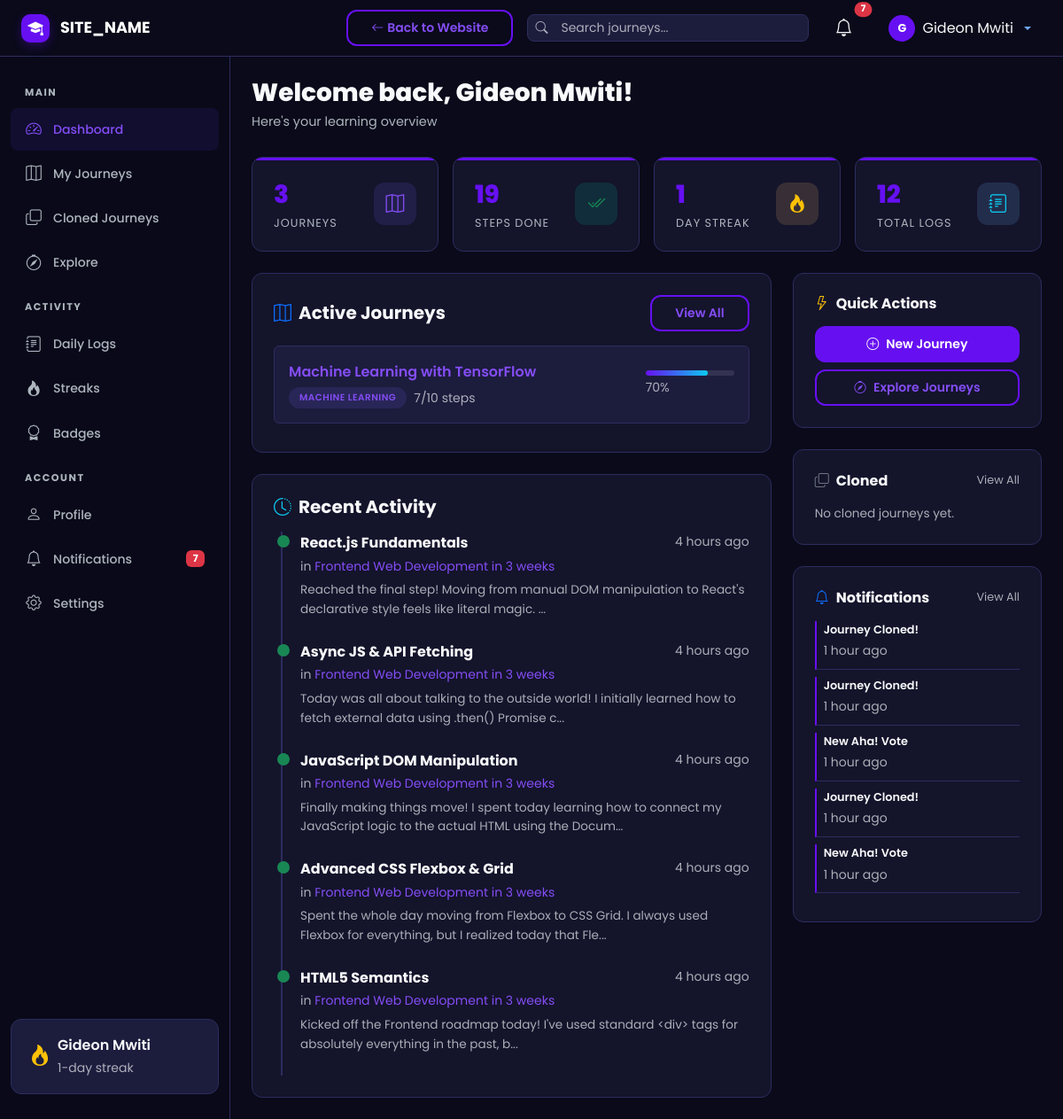
The page /user/dashboard.php (signed in) on the database its author committed.
### tables this page shows
CREATE TABLE `journeys` (
  `id` int UNSIGNED NOT NULL,
  `user_id` int UNSIGNED NOT NULL,
  `title` varchar(255) NOT NULL,
  `slug` varchar(255) NOT NULL,
  `description` text,
  `category_id` int UNSIGNED DEFAULT NULL,
  `visibility` enum('public','private') NOT NULL DEFAULT 'public',
  `status` enum('active','completed','archived') NOT NULL DEFAULT 'active',
  `is_featured` tinyint(1) NOT NULL DEFAULT '0',
  `total_steps` int UNSIGNED NOT NULL DEFAULT '0',
  `completed_steps` int UNSIGNED NOT NULL DEFAULT '0',
  `clone_count` int UNSIGNED NOT NULL DEFAULT '0',
  `view_count` int UNSIGNED NOT NULL DEFAULT '0',
  `created_at` datetime NOT NULL DEFAULT CURRENT_TIMESTAMP,
  `updated_at` datetime NOT NULL DEFAULT CURRENT_TIMESTAMP ON UPDATE CURRENT_TIMESTAMP
);

CREATE TABLE `categories` (
  `id` int UNSIGNED NOT NULL,
  `name` varchar(100) NOT NULL,
  `slug` varchar(100) NOT NULL,
  `icon` varchar(50) DEFAULT 'bi-folder',
  `created_at` datetime NOT NULL DEFAULT CURRENT_TIMESTAMP
);

CREATE TABLE `daily_logs` (
  `id` int UNSIGNED NOT NULL,
  `step_id` int UNSIGNED NOT NULL,
  `user_id` int UNSIGNED NOT NULL,
  `log_date` date NOT NULL,
  `content` text NOT NULL,
  `code_snippet` text,
  `code_language` varchar(50) DEFAULT NULL,
  `youtube_url` varchar(500) DEFAULT NULL,
  `external_links` json DEFAULT NULL,
  `github_commit_url` varchar(500) DEFAULT NULL,
  `wakatime_minutes` int UNSIGNED DEFAULT NULL,
  `created_at` datetime NOT NULL DEFAULT CURRENT_TIMESTAMP,
  `updated_at` datetime NOT NULL DEFAULT CURRENT_TIMESTAMP ON UPDATE CURRENT_TIMESTAMP
);

CREATE TABLE `steps` (
  `id` int UNSIGNED NOT NULL,
  `journey_id` int UNSIGNED NOT NULL,
  `step_number` int UNSIGNED NOT NULL,
  `title` varchar(255) NOT NULL,
  `description` text,
  `status` enum('pending','in_progress','completed') NOT NULL DEFAULT 'pending',
  `is_draft` tinyint(1) NOT NULL DEFAULT '0',
  `estimated_days` int UNSIGNED DEFAULT NULL,
  `created_at` datetime NOT NULL DEFAULT CURRENT_TIMESTAMP,
  `updated_at` datetime NOT NULL DEFAULT CURRENT_TIMESTAMP ON UPDATE CURRENT_TIMESTAMP
);

CREATE TABLE `notifications` (
  `id` int UNSIGNED NOT NULL,
  `user_id` int UNSIGNED NOT NULL,
  `type` enum('sync_update','comment','aha_vote','badge','clone','system') NOT NULL,
  `title` varchar(255) NOT NULL,
  `message` text NOT NULL,
  `link` varchar(500) DEFAULT NULL,
  `is_read` tinyint(1) NOT NULL DEFAULT '0',
  `created_at` datetime NOT NULL DEFAULT CURRENT_TIMESTAMP
);

### includes/session.php (called while the page is built, shortened)
<?php
function isLoggedIn(): bool {
    return isset($_SESSION['user_id']);
}
function getCurrentUser(): ?array {
    return [
        'id'        => $_SESSION['user_id'],
        'username'  => $_SESSION['username'],
        'full_name' => $_SESSION['full_name'],
        'email'     => $_SESSION['email'],
        'role'      => $_SESSION['user_role'],
        'avatar'    => $_SESSION['avatar'] ?? 'default-avatar.png',
    ];
}

### includes/helpers.php (called while the page is built, shortened)
<?php
function sanitize(?string $input): string {
    return htmlspecialchars(trim($input), ENT_QUOTES, 'UTF-8');
}
function timeAgo(string $datetime): string {
    $now  = new DateTime();
    $past = new DateTime($datetime);
    $diff = $now->diff($past);
    if ($diff->h > 0) return $diff->h . ' hour' . ($diff->h > 1 ? 's' : '') . ' ago';
    return 'just now';
}
function completionPercent(int $completed, int $total): int {
    return (int) round(($completed / $total) * 100);
}
function truncateText(string $text, int $length = 150): string {
    return mb_substr($text, 0, $length) . '...';
}
function getUserStats(int $userId): array {
    $db = getDB();
    $stmt = $db->prepare("SELECT current_streak, longest_streak FROM users WHERE id = ?");
    $stmt->execute([$userId]);
    $user = $stmt->fetch();
    $stmt = $db->prepare("SELECT COUNT(*) FROM journeys WHERE user_id = ? AND status = 'completed'");
    $stmt->execute([$userId]);
    $completedJourneys = (int)$stmt->fetchColumn();
    $stmt = $db->prepare("SELECT COUNT(*) FROM steps s JOIN journeys j ON s.journey_id = j.id WHERE j.user_id = ? AND s.status = 'completed'");
    $stmt->execute([$userId]);
    $completedSteps = (int)$stmt->fetchColumn();
    $stmt = $db->prepare("SELECT SUM(clone_count) FROM journeys WHERE user_id = ?");
    $stmt->execute([$userId]);
    $totalClones = (int)$stmt->fetchColumn();
    $stmt = $db->prepare("SELECT COUNT(*) FROM aha_votes av JOIN steps s ON av.step_id = s.id JOIN journeys j ON s.journey_id = j.id WHERE j.user_id = ?");
    $stmt->execute([$userId]);
    $totalAha = (int)$stmt->fetchColumn();
    $stmt = $db->prepare("SELECT COUNT(*) FROM journeys WHERE user_id = ?");
    $stmt->execute([$userId]);
    $totalJourneys = (int)$stmt->fetchColumn();
    $stmt = $db->prepare("SELECT COUNT(*) FROM daily_logs WHERE user_id = ?");
    $stmt->execute([$userId]);
    $totalLogs = (int)$stmt->fetchColumn();
    $stmt = $db->prepare("SELECT COUNT(*) FROM step_comments WHERE user_id = ?");
    $stmt->execute([$userId]);
    $totalComments = (int)$stmt->fetchColumn();
    $stmt = $db->prepare("SELECT COUNT(*) FROM aha_votes WHERE user_id = ?");
    $stmt->execute([$userId]);
    $totalAhaGiven = (int)$stmt->fetchColumn();
    return [
        'current_streak'     => $user['current_streak'] ?? 0,
        'longest_streak'     => $user['longest_streak'] ?? 0,
        'completed_journeys' => $completedJourneys,
        'completed_steps'    => $completedSteps,
        'total_clones'       => $totalClones,
        'total_aha_received' => $totalAha,
        'total_aha_given'    => $totalAhaGiven,
        'total_journeys'     => $totalJourneys,
        'total_logs'         => $totalLogs,
        'total_comments_given' => $totalComments,
    ];
}

### user/dashboard.php (the view, shortened to what this page needs)
<?php
require_once __DIR__ . '/../includes/session.php';
require_once __DIR__ . '/../includes/dashboard_header.php';
$userId = getCurrentUserId();
$db = getDB();
$stats = getUserStats($userId);
$activeStmt = $db->prepare("SELECT j.*, c.name AS category_name FROM journeys j LEFT JOIN categories c ON j.category_id = c.id WHERE j.user_id = ? AND j.status = 'active' ORDER BY j.updated_at DESC LIMIT 5");
$activeStmt->execute([$userId]);
$activeJourneys = $activeStmt->fetchAll();
$clonedStmt = $db->prepare("SELECT cj.*, j.title, j.total_steps, j.completed_steps, j.status, u.username AS creator, c.name AS category_name
    FROM cloned_journeys cj
    JOIN journeys j ON cj.cloned_journey_id = j.id
    JOIN journeys oj ON cj.original_journey_id = oj.id
    JOIN users u ON oj.user_id = u.id
    LEFT JOIN categories c ON j.category_id = c.id
    WHERE cj.user_id = ?
    ORDER BY cj.created_at DESC LIMIT 5");
$clonedStmt->execute([$userId]);
$clonedJourneys = $clonedStmt->fetchAll();
$logsStmt = $db->prepare("SELECT dl.*, s.title AS step_title, j.title AS journey_title, j.id AS journey_id
    FROM daily_logs dl
    JOIN steps s ON dl.step_id = s.id
    JOIN journeys j ON s.journey_id = j.id
    WHERE dl.user_id = ?
    ORDER BY dl.created_at DESC LIMIT 5");
$logsStmt->execute([$userId]);
$recentLogs = $logsStmt->fetchAll();
$notifStmt = $db->prepare("SELECT * FROM notifications WHERE user_id = ? ORDER BY created_at DESC LIMIT 5");
$notifStmt->execute([$userId]);
$recentNotifs = $notifStmt->fetchAll();
?>
<div class="st-page-header">
    <h1 class="st-page-title">Welcome back, <?= sanitize($currentUser['full_name']) ?>!</h1>
    <p class="st-page-subtitle">Here's your learning overview</p>
</div>
<div class="row g-3 mb-4">
    <div class="col-6 col-lg-3">
        <div class="st-stat-card">
            <div class="d-flex align-items-center justify-content-between">
                <div>
                    <div class="st-stat-value"><?= $stats['total_journeys'] ?></div>
                    <div class="st-stat-label">Journeys</div>
                </div>
                <div class="st-stat-icon" style="background:rgba(108,92,231,0.15);color:var(--st-primary-light);">
                    <i class="bi bi-map"></i>
                </div>
            </div>
        </div>
    </div>
    <div class="col-6 col-lg-3">
        <div class="st-stat-card">
            <div class="d-flex align-items-center justify-content-between">
                <div>
                    <div class="st-stat-value"><?= $stats['completed_steps'] ?></div>
                    <div class="st-stat-label">Steps Done</div>
                </div>
                <div class="st-stat-icon" style="background:rgba(0,184,148,0.15);color:var(--st-success);">
                    <i class="bi bi-check2-all"></i>
                </div>
            </div>
        </div>
    </div>
    <div class="col-6 col-lg-3">
        <div class="st-stat-card">
            <div class="d-flex align-items-center justify-content-between">
                <div>
                    <div class="st-stat-value"><?= $stats['current_streak'] ?></div>
                    <div class="st-stat-label">Day Streak</div>
                </div>
                <div class="st-stat-icon" style="background:rgba(253,203,110,0.15);color:var(--st-warning);">
                    <i class="bi bi-fire"></i>
                </div>
            </div>
        </div>
    </div>
    <div class="col-6 col-lg-3">
        <div class="st-stat-card">
            <div class="d-flex align-items-center justify-content-between">
                <div>
                    <div class="st-stat-value"><?= $stats['total_logs'] ?></div>
                    <div class="st-stat-label">Total Logs</div>
                </div>
                <div class="st-stat-icon" style="background:rgba(116,185,255,0.15);color:var(--st-info);">
                    <i class="bi bi-journal-text"></i>
                </div>
            </div>
        </div>
    </div>
</div>
<div class="row g-4">
    <div class="col-lg-8">
        <div class="st-card">
            <div class="d-flex align-items-center justify-content-between mb-3">
                <h5 class="fw-bold mb-0"><i class="bi bi-map me-2 text-primary"></i>Active Journeys</h5>
                <a href="<?= SITE_URL ?>/user/journeys.php" class="btn btn-sm btn-st-secondary">View All</a>
            </div>
            <?php if (empty($activeJourneys)): ?>
                <div class="st-empty-state py-4">
                    <i class="bi bi-map d-block"></i>
                    <h6 class="text-muted">No active journeys yet</h6>
                    <a href="<?= SITE_URL ?>/journey/create.php" class="btn btn-st-primary btn-sm mt-2"><i class="bi bi-plus me-1"></i>Create Your First Journey</a>
                </div>
            <?php else: ?>
                <?php foreach ($activeJourneys as $j): ?>
                <div class="d-flex align-items-center gap-3 p-3 rounded mb-2" style="background:var(--st-dark-surface);border:1px solid var(--st-dark-border);">
                    <div class="flex-grow-1">
                        <a href="<?= SITE_URL ?>/journey/view.php?id=<?= $j['id'] ?>" class="fw-semibold text-decoration-none"><?= sanitize($j['title']) ?></a>
                        <div class="d-flex align-items-center gap-2 mt-1">
                            <?php if ($j['category_name']): ?>
                                <span class="st-badge st-badge-primary" style="font-size:0.65rem;"><?= sanitize($j['category_name']) ?></span>
                            <?php endif; ?>
                            <small class="text-muted"><?= $j['completed_steps'] ?>/<?= $j['total_steps'] ?> steps</small>
                        </div>
                    </div>
                    <div style="width:100px;">
                        <div class="st-progress"><div class="st-progress-bar" style="width:<?= completionPercent($j['completed_steps'], $j['total_steps']) ?>%"></div></div>
                        <small class="text-muted"><?= completionPercent($j['completed_steps'], $j['total_steps']) ?>%</small>
                    </div>
                </div>
                <?php endforeach; ?>
            <?php endif; ?>
        </div>
        <div class="st-card mt-4">
            <h5 class="fw-bold mb-3"><i class="bi bi-clock-history me-2 text-info"></i>Recent Activity</h5>
            <?php if (empty($recentLogs)): ?>
                <p class="text-muted mb-0">No recent activity. Start logging your progress!</p>
            <?php else: ?>
                <div class="st-timeline">
                    <?php foreach ($recentLogs as $log): ?>
                    <div class="st-timeline-item completed">
                        <div class="d-flex justify-content-between align-items-start">
                            <div>
                                <strong><?= sanitize($log['step_title']) ?></strong>
                                <br><small class="text-muted">in <a href="<?= SITE_URL ?>/journey/view.php?id=<?= $log['journey_id'] ?>"><?= sanitize($log['journey_title']) ?></a></small>
                            </div>
                            <small class="text-muted"><?= timeAgo($log['created_at']) ?></small>
                        </div>
                        <p class="text-muted mt-1 mb-0" style="font-size:0.85rem;"><?= truncateText(sanitize($log['content']), 120) ?></p>
                    </div>
                    <?php endforeach; ?>
                </div>
            <?php endif; ?>
        </div>
    </div>
    <div class="col-lg-4">
        <div class="st-card mb-4">
            <h6 class="fw-bold mb-3"><i class="bi bi-lightning me-2 text-warning"></i>Quick Actions</h6>
            <div class="d-grid gap-2">
                <a href="<?= SITE_URL ?>/journey/create.php" class="btn btn-st-primary btn-sm"><i class="bi bi-plus-circle me-2"></i>New Journey</a>
                <a href="<?= SITE_URL ?>/explore.php" class="btn btn-st-secondary btn-sm"><i class="bi bi-compass me-2"></i>Explore Journeys</a>
            </div>
        </div>
        <div class="st-card mb-4">
            <div class="d-flex align-items-center justify-content-between mb-3">
                <h6 class="fw-bold mb-0"><i class="bi bi-copy me-2 text-secondary"></i>Cloned</h6>
                <a href="<?= SITE_URL ?>/user/cloned.php" class="text-muted" style="font-size:0.8rem;">View All</a>
            </div>
            <?php if (empty($clonedJourneys)): ?>
                <p class="text-muted mb-0" style="font-size:0.85rem;">No cloned journeys yet.</p>
            <?php endif; ?>
        </div>
        <div class="st-card">
            <div class="d-flex align-items-center justify-content-between mb-3">
                <h6 class="fw-bold mb-0"><i class="bi bi-bell me-2 text-primary"></i>Notifications</h6>
                <a href="<?= SITE_URL ?>/user/notifications.php" class="text-muted" style="font-size:0.8rem;">View All</a>
            </div>
            <?php if (empty($recentNotifs)): ?>
                <p class="text-muted mb-0" style="font-size:0.85rem;">No new notifications.</p>
            <?php else: ?>
                <?php foreach ($recentNotifs as $n): ?>
                <div class="d-flex gap-2 mb-2 pb-2<?= !$n['is_read'] ? ' ps-2' : '' ?>" style="border-bottom:1px solid var(--st-dark-border);<?= !$n['is_read'] ? 'border-left:2px solid var(--st-primary);' : '' ?>">
                    <div>
                        <div style="font-size:0.8rem;" class="fw-semibold"><?= sanitize($n['title']) ?></div>
                        <small class="text-muted"><?= timeAgo($n['created_at']) ?></small>
                    </div>
                </div>
                <?php endforeach; ?>
            <?php endif; ?>
        </div>
    </div>
</div>
<?php require_once __DIR__ . '/../includes/dashboard_footer.php'; ?>

### rows shown on the page
journeys: view_count "3", id "1", title "Machine Learning with TensorFlow", category.name "MACHINE LEARNING", completed_steps "7", total_steps "10", completionPercent($j['completed_steps'], $j['total_steps']) "70"
daily_logs: step.title "React.js Fundamentals", journeys.title "Frontend Web Development in 3 weeks", created_at.category_id "4 hours ago", content "Reached the final step! Moving from manual DOM manipulation to React's declarative style feels like literal magic. ..."
daily_logs: step.title "Async JS & API Fetching", journeys.title "Frontend Web Development in 3 weeks", created_at.category_id "4 hours ago", content "Today was all about talking to the outside world! I initially learned how to fetch external data using .then() Promise c..."
daily_logs: step.title "JavaScript DOM Manipulation", journeys.title "Frontend Web Development in 3 weeks", created_at.category_id "4 hours ago", content "Finally making things move! I spent today learning how to connect my JavaScript logic to the actual HTML using the Docum..."
daily_logs: step.title "Advanced CSS Flexbox & Grid", journeys.title "Frontend Web Development in 3 weeks", created_at.category_id "4 hours ago", content "Spent the whole day moving from Flexbox to CSS Grid. I always used Flexbox for everything, but I realized today that Fle..."
daily_logs: step.title "HTML5 Semantics", journeys.title "Frontend Web Development in 3 weeks", created_at.category_id "4 hours ago", content "Kicked off the Frontend roadmap today! I've used standard <div> tags for absolutely everything in the past, b..."
notifications: title "Journey Cloned!", created_at "1 hour ago"
notifications: title "Journey Cloned!", created_at "1 hour ago"
notifications: title "New Aha! Vote", created_at "1 hour ago"
notifications: title "Journey Cloned!", created_at "1 hour ago"
notifications: title "New Aha! Vote", created_at "1 hour ago"

### other values the page prints
SITE_NAME "SITE_NAME"
$notifCount "7"
$currentUser['full_name'] "Gideon Mwiti"
$userStats['current_streak'] "1"
$stats['completed_steps'] "19"
$stats['total_logs'] "12"
